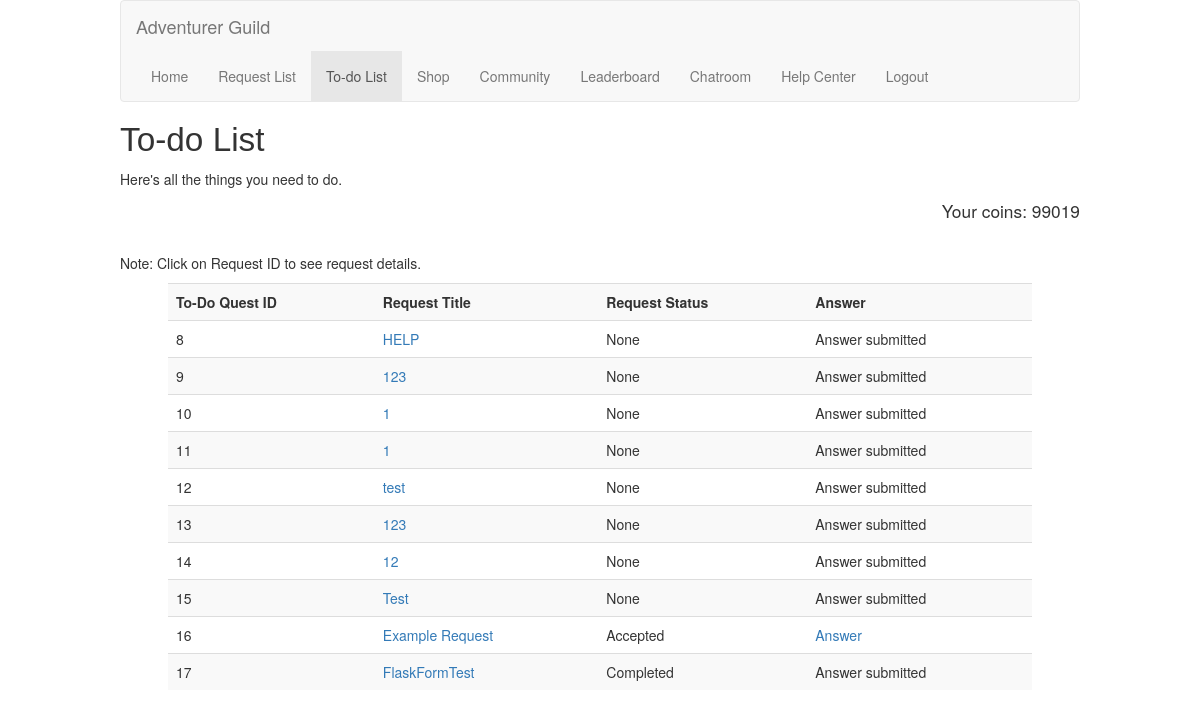
/todo (signed in), run on an earlier commit of the app's database.
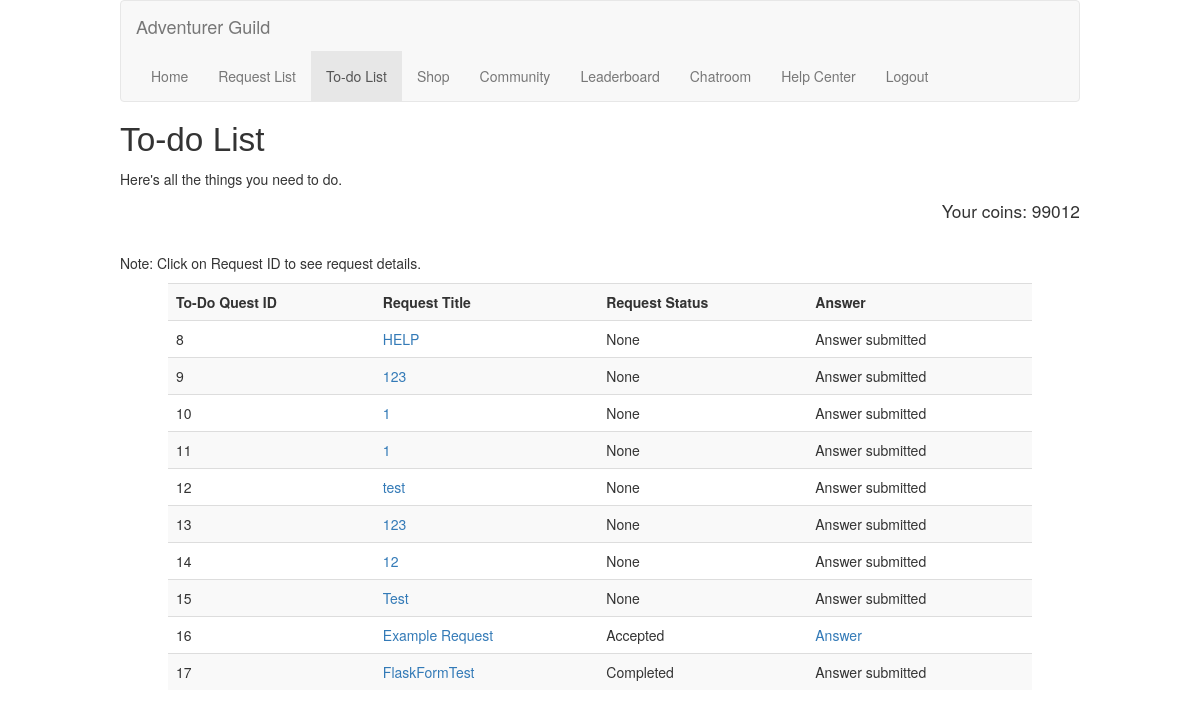
And on a later commit of the database.
### models/sqlmodels.py (models this page shows, shortened)
class UserInfo(db.Model):
    __tablename__ = 'users'
    userID = Column(String(120), primary_key=True)
    email = Column(String(120), nullable=False)
    password = Column(String(120), nullable=False)
    coins = Column(Integer, nullable=False, default=10)
    avatar = Column(Text, nullable=False, default="default")
    country = Column(Text, nullable=False)
    pincode = Column(Text, nullable=False, default="123")

### routes.py (the view)
    @mainBluePrint.route("/todo")
    @login_required
    def todoList():
        currentUserID = current_user.id
        infomsg = request.args.get("infomsg","")
        coins = getCoins(currentUserID)
        result = Todo.query.join(Todo, Requests.requestID == Todo.requestID). \
                add_columns(Todo.todoID, Todo.requestID, Requests.title, Todo.status). \
                filter(Todo.userID == currentUserID).all()
        if result:
            return render_template("todo.html", result=result, coins=coins, infomsg=infomsg)
        else:
            return render_template("todo.html", errmsg=f"We cannot find any content.", coins=coins)

### apps/get.py (called while the page is built)
def getCoins(id):
        user = UserInfo.query.filter(UserInfo.userID == id).first()
        if user:
            return user.coins
        else:
            return -1

### routes.py (called while the page is built)
    @login_manager.user_loader
    def load_user(user_id):
        return User(user_id)

### templates/todo.html (shortened to what this page needs)
{% extends 'base.html' %}
{% block content %}
    <h1 id="pageBanner">To-do List</h1>
    <p>Here's all the things you need to do.</p>
    <div id="showcoins">
        <p> Your coins: {{coins}}</p>
    </div>
    <br>
    <p>Note: Click on Request ID to see request details.</p>
    <table class="table table-striped listcontents">
        <tbody>
        <tr>
            <th scope="col">To-Do Quest ID</th>
            <th scope="col">Request Title</th>
            <th scope="col">Request Status</th>
            <th scope="col">Answer</th>
        </tr>
        {% for resultitem in result %}
        <tr>
            <td>{{ resultitem.todoID }}</td>
            <td><a href="requestdetails/{{resultitem.requestID}}" title="View Details" target="_blank">{{ resultitem.title }}</a></td>
            <td>{{ resultitem.status }}</td>
            {% if resultitem.status == "Accepted" %}
                <td><a href="answerrequest/{{resultitem.requestID}}" title="Answer Request"> Answer</a></td>
            {% else %}
                <td>Answer submitted</td>
            {% endif %}
        </tr>
        {% endfor %}
        </tbody>
    </table>
{% endblock %}

What changed in the data, as far as the page shows it:
changed UserInfo: coins "99019" → "99012"
